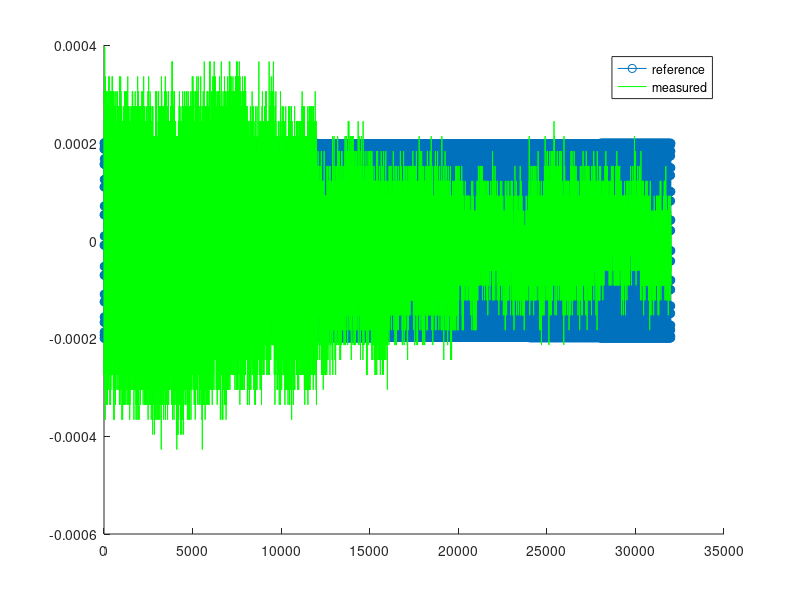
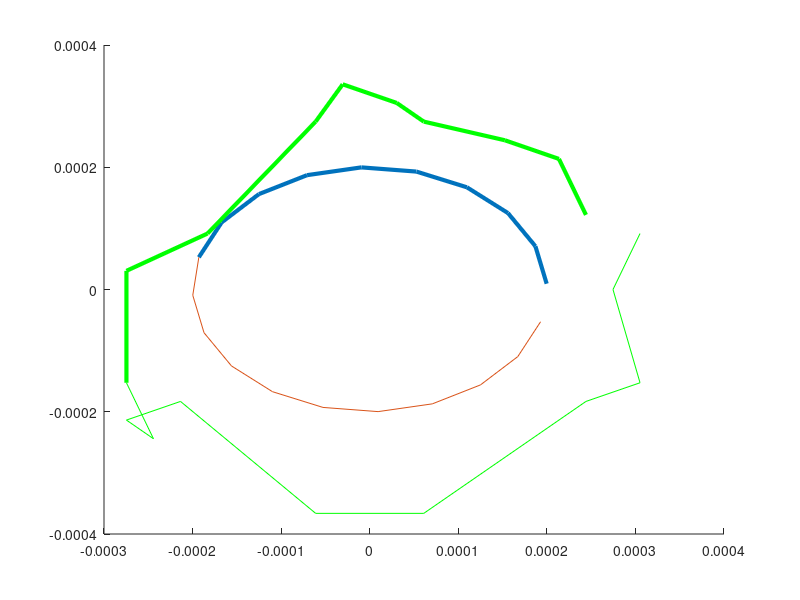
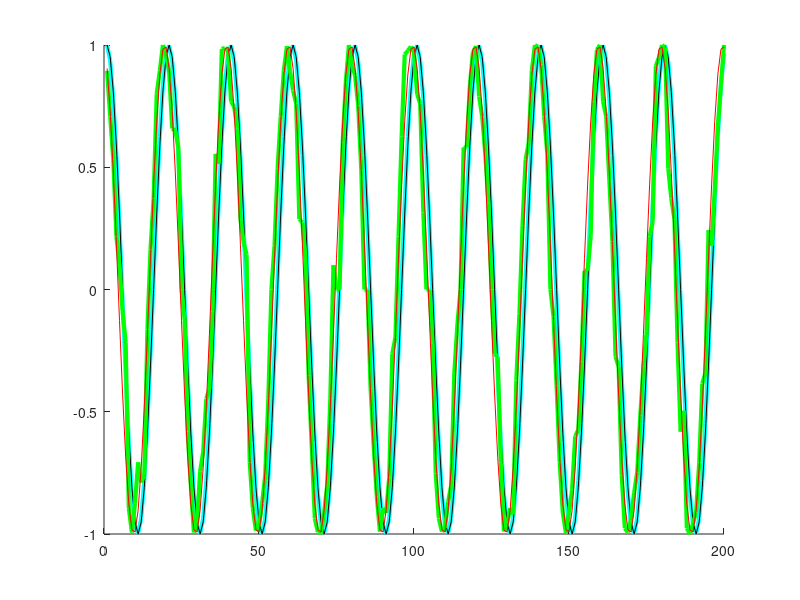
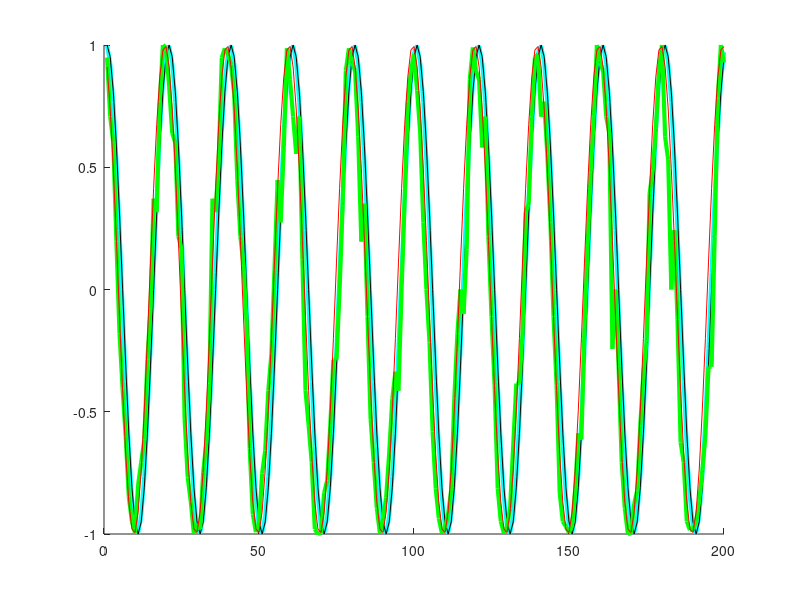

The MATLAB source for these figures, in order:
clear all
close all
Nsamples = 4000;

load('experiment5.mat')

figure
hold on
plot(ref_sig(:,1),'-o')
% plot(ref_sig(:,2),'-*r')
plot(rec_sig(:,1),'g')
% plot(rec_sig(:,2),'m')
legend('reference','measured')



complex_ref = ref_sig(:,1) + 1i*ref_sig(:,2);
complex_rec = rec_sig(:,1) + 1i*rec_sig(:,2);

colors = {'b','g','r','c','m','k',':b',':g',':r',':c',':m',':k','-ob','-og','-or','-oc','-om','-ok'};
figure
hold on
plot(complex_ref(1:10),'linewidth',3)
plot(complex_rec(1:10),'g','linewidth',3)
plot(complex_ref(10:20))
plot(complex_rec(10:20),'g')

% 
% norm_ref = complex_ref./abs(complex_ref);
% norm_rec = complex_rec./abs(complex_rec);


dt = 1/1e6; % sampling rate of the USRPs
w = 50e3;
t = dt*(1:16*Nsamples);

Ant_Num = 8;
e_phi = zeros(1,Ant_Num);
est_error = zeros(1,Ant_Num);
dot_prod = zeros(1,Ant_Num);
phases = zeros(1,Ant_Num);

nnz_num = zeros(1,Ant_Num);

for i = 1:Ant_Num
    period = 1+(i-1)*Nsamples:i*Nsamples;
    
    ref = complex_ref(period);
    rec = complex_rec(period);
    
    % nonzero elements
    nnz_measurement = find(abs(rec));
    
    nnz_num(i) = length(nnz_measurement);
    
    norm_ref = ref(nnz_measurement)./abs(ref(nnz_measurement));
    norm_rec = rec(nnz_measurement)./abs(rec(nnz_measurement));
    
    t_period = dt*(nnz_measurement-1);
    base_func = exp(1j*2*pi*w*t_period);
    
    
    
    paths_num = 4;
    % z = H x + r; x = (H'*R^(-1)*H)^(-1)*H'*R^(-1)*z
%     H = base_func*ones(1, paths_num);
    z = norm_rec;
    
    sss = 0.5;
    R = sss*ones(length(z))+(1-sss)*eye(length(z));
    est = (1/Nsamples)*(base_func'*z);%(base_func'*R^(-1)*base_func)*(base_func'*R^(-1)*z);
    e_phi(i) = est/abs(est);
    est_error(i) = norm(z - base_func*e_phi(i));
    
    
    figure 
    hold on
    plot(real(norm_ref(1:200)),'c','linewidth',3)
    plot(real(base_func(1:200)),'k')
    
    plot(real(norm_rec(1:200)),'g','linewidth',3)
    plot(real(base_func(1:200)*e_phi(i)),'r')
    corrected_rec = base_func*e_phi(i);
    
    dot_prod(i) = norm_ref'*corrected_rec;%/norm(norm_ref)/norm(corrected_rec);
    phases(i) = angle(dot_prod(i));
    
    
    
end
figure
plot(upsample(e_phi,2))

figure
plot(upsample(dot_prod,2))
figure
plot(phases)

number_sycle = 1;
PPP = zeros(15, Ant_Num);
PPP(1,1) = phases(1);
steps = 1;
for k = 1:Ant_Num-1
    steps = steps + 1;
    if abs( phases(k) - phases(k+1) ) > pi
        number_sycle = number_sycle + 1;
        PPP(number_sycle, steps) = phases(k+1);
%         steps = 0;
    else
        PPP(number_sycle, steps) = phases(k+1);
    end
end
gaps_number = nnz(sum(PPP,2));

temp_phases = zeros(1, Ant_Num);
gap = 0;
shift = length(nonzeros(PPP(1,:)));
temp_phases(1:shift) = nonzeros(PPP(1,:));
for i = 1:gaps_number-1
    temp_u = nonzeros(PPP(i,:));
    temp_d = nonzeros(PPP(i+1,:));
    
    if temp_u(end) > temp_d(1)
        gap = gap + 1;
    else
        gap = gap - 1;
    end
    
    
    temp_phases(shift+1: shift + length(temp_d)) = temp_d + gap*2*pi;
    shift = shift + length(temp_d);
end


corrected_phases = fliplr(-temp_phases - min(-temp_phases));
steps_bar = 1600+(0:7)*4000;
value_bar = -6*10^(-4)*ones(1,8);
figure
subplot(2,1,1), plot(rec_sig(:,1),'g')
hold on
subplot(2,1,1), bar(steps_bar, value_bar)
subplot(2,1,2), plot(corrected_phases,'-o')

% figure
% hold on
% plot(norm_ref(1:10),'linewidth',3)
% plot(norm_rec(1:10),'g','linewidth',3)
% plot(norm_ref(10:20))
% plot(norm_rec(10:20),'g')
% 
% figure
% hold on
% plot(t,real(norm_ref),'-o')
% plot(t,imag(norm_ref),'-*r')
% plot(t,real(norm_rec),'g')
% plot(t,imag(norm_rec),'m')
